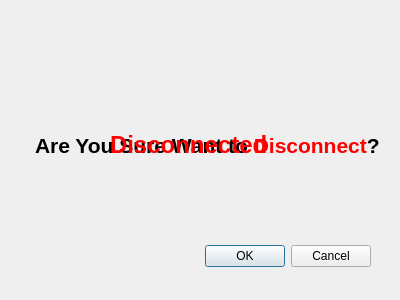
<?xml version="1.0" encoding="UTF-8"?>
<ui version="4.0">
 <class>Disconnect</class>
 <widget class="QDialog" name="Disconnect">
  <property name="geometry">
   <rect>
    <x>0</x>
    <y>0</y>
    <width>400</width>
    <height>300</height>
   </rect>
  </property>
  <property name="windowTitle">
   <string>Dialog</string>
  </property>
  <widget class="QDialogButtonBox" name="buttonBox">
   <property name="geometry">
    <rect>
     <x>30</x>
     <y>240</y>
     <width>341</width>
     <height>32</height>
    </rect>
   </property>
   <property name="orientation">
    <enum>Qt::Horizontal</enum>
   </property>
   <property name="standardButtons">
    <set>QDialogButtonBox::Cancel|QDialogButtonBox::Ok</set>
   </property>
  </widget>
  <widget class="QLabel" name="label">
   <property name="geometry">
    <rect>
     <x>35</x>
     <y>100</y>
     <width>371</width>
     <height>91</height>
    </rect>
   </property>
   <property name="font">
    <font>
     <pointsize>20</pointsize>
     <weight>75</weight>
     <bold>true</bold>
    </font>
   </property>
   <property name="text">
    <string>&lt;html&gt;&lt;head/&gt;&lt;body&gt;&lt;p&gt;&lt;span style=&quot; font-size:16pt;&quot;&gt;Are You Sure Want to &lt;/span&gt;&lt;span style=&quot; font-size:16pt; color:#ff0000;&quot;&gt;Disconnect&lt;/span&gt;&lt;span style=&quot; font-size:16pt;&quot;&gt;?&lt;/span&gt;&lt;/p&gt;&lt;/body&gt;&lt;/html&gt;</string>
   </property>
  </widget>
  <widget class="QLabel" name="succ">
   <property name="geometry">
    <rect>
     <x>110</x>
     <y>120</y>
     <width>171</width>
     <height>51</height>
    </rect>
   </property>
   <property name="text">
    <string>&lt;html&gt;&lt;head/&gt;&lt;body&gt;&lt;p&gt;&lt;span style=&quot; font-size:18pt; font-weight:600; color:#ff0000;&quot;&gt;Disconnected&lt;/span&gt;&lt;/p&gt;&lt;/body&gt;&lt;/html&gt;</string>
   </property>
  </widget>
 </widget>
 <resources/>
 <connections>
  <connection>
   <sender>buttonBox</sender>
   <signal>accepted()</signal>
   <receiver>Disconnect</receiver>
   <slot>accept()</slot>
   <hints>
    <hint type="sourcelabel">
     <x>248</x>
     <y>254</y>
    </hint>
    <hint type="destinationlabel">
     <x>157</x>
     <y>274</y>
    </hint>
   </hints>
  </connection>
  <connection>
   <sender>buttonBox</sender>
   <signal>rejected()</signal>
   <receiver>Disconnect</receiver>
   <slot>reject()</slot>
   <hints>
    <hint type="sourcelabel">
     <x>316</x>
     <y>260</y>
    </hint>
    <hint type="destinationlabel">
     <x>286</x>
     <y>274</y>
    </hint>
   </hints>
  </connection>
 </connections>
</ui>
